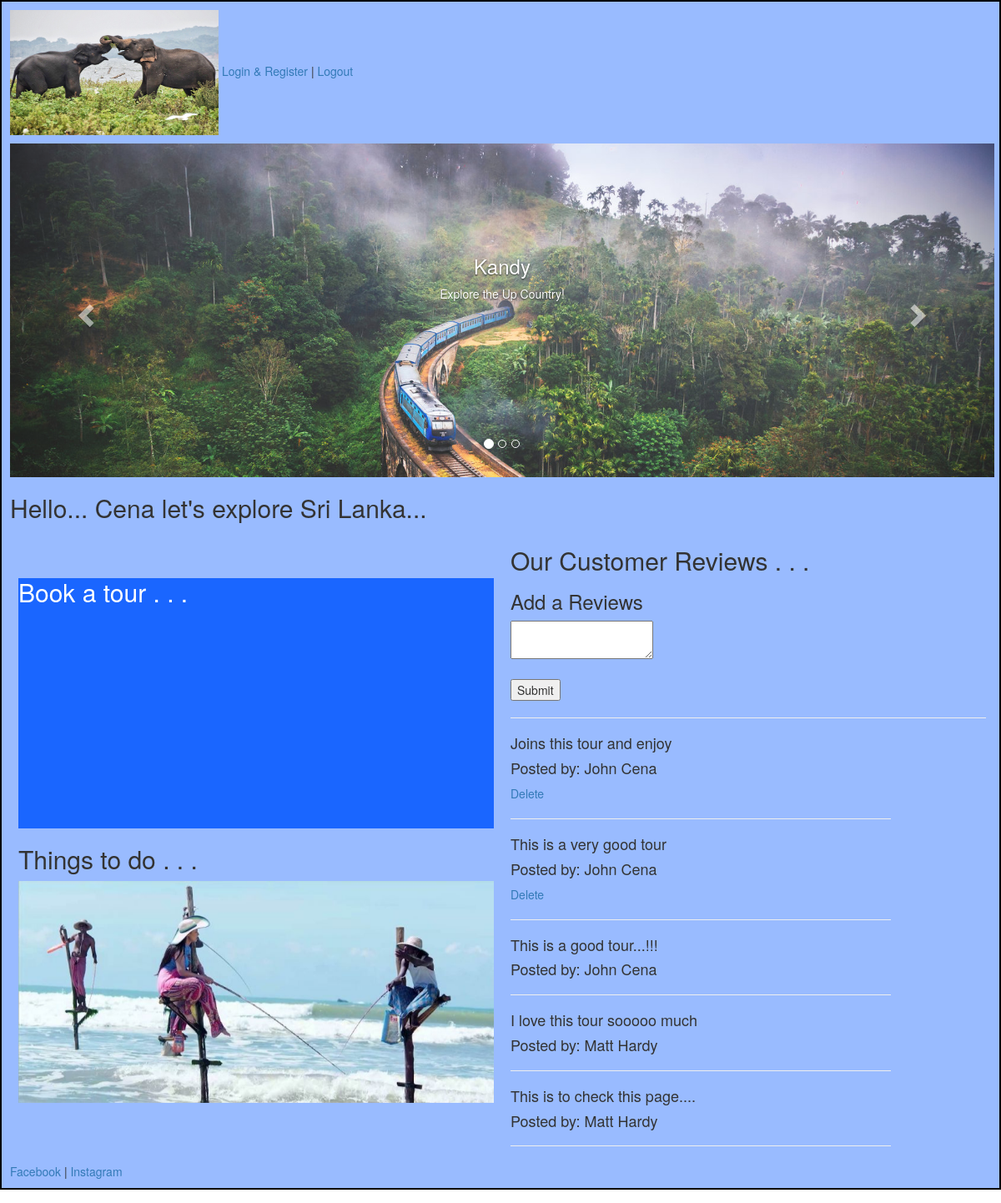
The page / (signed in) on the database its author committed.
### myprojectapp/models.py (models this page shows)
class Reviews (models.Model):
	review = models.CharField(max_length=255)
	creator = models.ForeignKey(User, related_name='review', on_delete=models.CASCADE)
	created_at = models.DateTimeField(auto_now_add=True)
	updated_at = models.DateTimeField(auto_now=True)

class User (models.Model):
	first_name = models.CharField(max_length=100)
	last_name = models.CharField(max_length=100)
	email = models.CharField(max_length=100)
	password = models.CharField(max_length=100)
	created_at = models.DateTimeField(auto_now_add=True)
	updated_at = models.DateTimeField(auto_now=True)
	objects = UserManager()

### myprojectapp/views.py (the view)
# urls.py: path('', views.index),
def index(request):
	context = {
		'all_reviews' : Reviews.objects.all()
	}
	return render(request, "home.html", context)

### myprojectapp/templates/home.html (shortened to what this page needs)
	<!DOCTYPE html>
	<html>
		<head>
			{% load static %}
	      	<link rel="stylesheet" type="text/css" href="{% static 'style.css' %}">
	      	<link rel="stylesheet" href="https://maxcdn.bootstrapcdn.com/bootstrap/3.4.1/css/bootstrap.min.css">
		</head>
		<body>
			<div class="wrapper">
				<div>
					<img src="{% static "images/elephants.jpg" %}" alt="elephants"/>
					<a href="/viewlogin">Login &amp; Register</a> | <a href="/logout"> Logout </a>
				</div>
				<div id="middle-container">
					<div id="myCarousel" class="carousel slide" data-ride="carousel">
					    <ol class="carousel-indicators">
					    	<li data-target="#myCarousel" data-slide-to="0" class="active"></li>
							<li data-target="#myCarousel" data-slide-to="1"></li>
						    <li data-target="#myCarousel" data-slide-to="2"></li>
					    </ol>
					    <div class="carousel-inner">
							<div class="item active" class="carousel-image">
						    	<img src="{% static "images/image1.jpg" %}" alt="Train" class="carousel">
						        <div class="carousel-caption">
						        	<h3>Kandy</h3>
						          	<p>Explore the Up Country!</p>
						    	</div>
				      		</div>
					    </div>
					    <a class="left carousel-control" href="#myCarousel" data-slide="prev">
					    	<span class="glyphicon glyphicon-chevron-left"></span>
					    </a>
					    <a class="right carousel-control" href="#myCarousel" data-slide="next">
					    	<span class="glyphicon glyphicon-chevron-right"></span>
					    </a>
					</div>
				</div>
				<h2>Hello... {{request.session.name}} let's explore Sri Lanka...</h2>
				<div id="lower-container">
					<div class="lower-boxes">
						<div class="lower-left" id="tours" action="/tours">
							<form method="POST">
								<a href="/tours"><h2>Book a tour . . .</h2></a>
							</form>
						</div>
						<h2>Things to do . . .</h2>
						<div class="lower-left">
							<div id="myCarousel" class="carousel slide" data-ride="carousel">
							    <div class="carousel-inner" id="lower-carousel-inner">
									<div class="item active" class="carousel-image">
								    	<img src="{% static "images/image4.jpg" %}" alt="Fishing" class="carousel">
						      		</div>
							    </div>
								</div>
							</div>
						</div>
					<div class="lower-boxes" id="lower-right">
						<h2>Our Customer Reviews . . .</h2>
						<form action="/create_review" method="POST">
							<h3>Add a Reviews</h3>
							<textarea name="new_review"></textarea> <br> <br>
							<input type="submit" value="Submit">
						</form>
						<hr>
						{% for my_review in all_reviews %}
						<div id="my_reviews">
							<h4>{{my_review.review}}</h4>
							<h4>Posted by: {{my_review.creator.first_name}} {{my_review.creator.last_name}}</h4>
							{% if request.session.user_id == my_review.creator.id %}
							<a href="/delete/{{my_review.id}}">Delete</a>
							{% endif %}
							<hr>
						</div>
						{% endfor%}
					</div>
				</div>
				<footer>
					<a href="https://www.facebook.com">Facebook</a> | <a href="www.instagram.com">Instagram</a>
				</footer>
			</div>
		</body>
	</html>

### myprojectapp/static/style.css (style rules this page uses)
.wrapper { width: 1200px; border: 2px solid black; margin: auto; padding: 10px; background-color: #99bbff; }
#my_reviews { width: 80%; }
img { height: 150px; width: 250px; }
a h2 { color: white; text-decoration: none; }
#middle-container { width: 1180px; margin: 10px auto; }
.carousel-inner { height: 400px; }
.carousel { width: 100%; height: 400px; }
.carousel-caption { height: 550px; }
#lower-container { width: 1180px; display: flex; margin: auto; }
.lower-boxes { width: 50%; margin: auto 10px; }
.lower-left { height: 300px; margin: auto; }
#tours { background-color: #1a66ff; }
#lower-carousel-inner { height: 295px; }

### rows shown on the page
Reviews: review "Joins this tour and enjoy", creator.first_name "John", creator.last_name "Cena"
Reviews: review "This is a very good tour", creator.first_name "John", creator.last_name "Cena"
Reviews: review "This is a good tour...!!!", creator.first_name "John", creator.last_name "Cena"
Reviews: review "I love this tour sooooo much", creator.first_name "Matt", creator.last_name "Hardy"
Reviews: review "This is to check this page....", creator.first_name "Matt", creator.last_name "Hardy"

### other values the page prints
{{ request.session.name }} "Cena"
